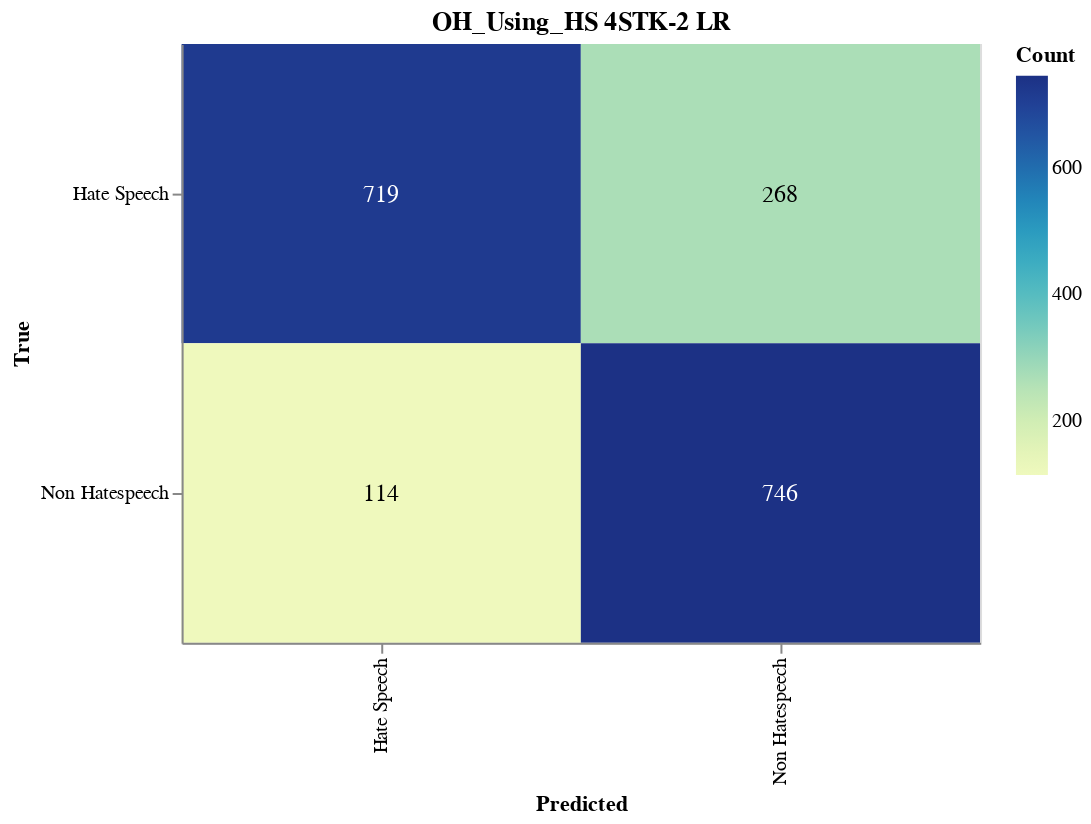

The cell this chart's notebook holds for it:
### Markdown cell above
#### Save CM

### Code cell
import altair as alt
import altair_saver
import pandas as pd
from sklearn.metrics import confusion_matrix

# Calculate the confusion matrix
cm = confusion_matrix(y_val, adjusted_predictions)

# Define class names
class_names = ['Hate Speech', 'Non Hatespeech']

# Convert confusion matrix to DataFrame
cm_df = pd.DataFrame(cm, index=class_names, columns=class_names).reset_index().melt(id_vars='index')
cm_df.columns = ['True', 'Predicted', 'Count']

# Ensure the order of categories
cm_df['True'] = pd.Categorical(cm_df['True'], categories=class_names, ordered=True)
cm_df['Predicted'] = pd.Categorical(cm_df['Predicted'], categories=class_names, ordered=True)

# Create the Altair plot
heatmap = alt.Chart(cm_df).mark_rect().encode(
    x=alt.X('Predicted:O', sort=class_names),
    y=alt.Y('True:O', sort=class_names),
    color='Count:Q',
    tooltip=['True', 'Predicted', 'Count']
).properties(
    width=400,
    height=300,
    title='OH_Using_HS 4STK-2 LR'
)

# Add text labels
text = heatmap.mark_text(
    align='center',
    baseline='middle',
    fontSize=12
).encode(
    text='Count:Q',
    color=alt.condition(
        alt.datum.Count > cm.max() / 2,
        alt.value('white'),
        alt.value('black')
    )
)

# Combine heatmap and text
final_chart = heatmap + text

# Display the plot
final_chart.show()

### Figure 1 — Vega-Lite specification as saved in the notebook (floating-point values rounded to 4 significant figures)
{"config": {"view": {"continuousWidth": 300, "continuousHeight": 300}}, "layer": [{"mark": {"type": "rect"}, "encoding": {"color": {"field": "Count", "type": "quantitative"}, "tooltip": [{"field": "True", "type": "ordinal"}, {"field": "Predicted", "type": "ordinal"}, {"field": "Count", "type": "quantitative"}], "x": {"field": "Predicted", "sort": ["Hate Speech", "Non Hatespeech"], "type": "ordinal"}, "y": {"field": "True", "sort": ["Hate Speech", "Non Hatespeech"], "type": "ordinal"}}, "title": "OH_Using_HS 4STK-2 LR"}, {"mark": {"type": "text", "align": "center", "baseline": "middle", "fontSize": 12}, "encoding": {"color": {"condition": {"test": "(datum.Count > 373.0)", "value": "white"}, "value": "black"}, "text": {"field": "Count", "type": "quantitative"}, "tooltip": [{"field": "True", "type": "ordinal"}, {"field": "Predicted", "type": "ordinal"}, {"field": "Count", "type": "quantitative"}], "x": {"field": "Predicted", "sort": ["Hate Speech", "Non Hatespeech"], "type": "ordinal"}, "y": {"field": "True", "sort": ["Hate Speech", "Non Hatespeech"], "type": "ordinal"}}, "title": "OH_Using_HS 4STK-2 LR"}], "data": {"name": "data-c013e2068995fc5248751695f2f69b0e"}, "height": 300, "width": 400, "$schema": "https://vega.github.io/schema/vega-lite/v5.17.0.json", "datasets": {"data-c013e2068995fc5248751695f2f69b0e": [{"True": "Hate Speech", "Predicted": "Hate Speech", "Count": 719}, {"True": "Non Hatespeech", "Predicted": "Hate Speech", "Count": 114}, {"True": "Hate Speech", "Predicted": "Non Hatespeech", "Count": 268}, {"True": "Non Hatespeech", "Predicted": "Non Hatespeech", "Count": 746}]}}
